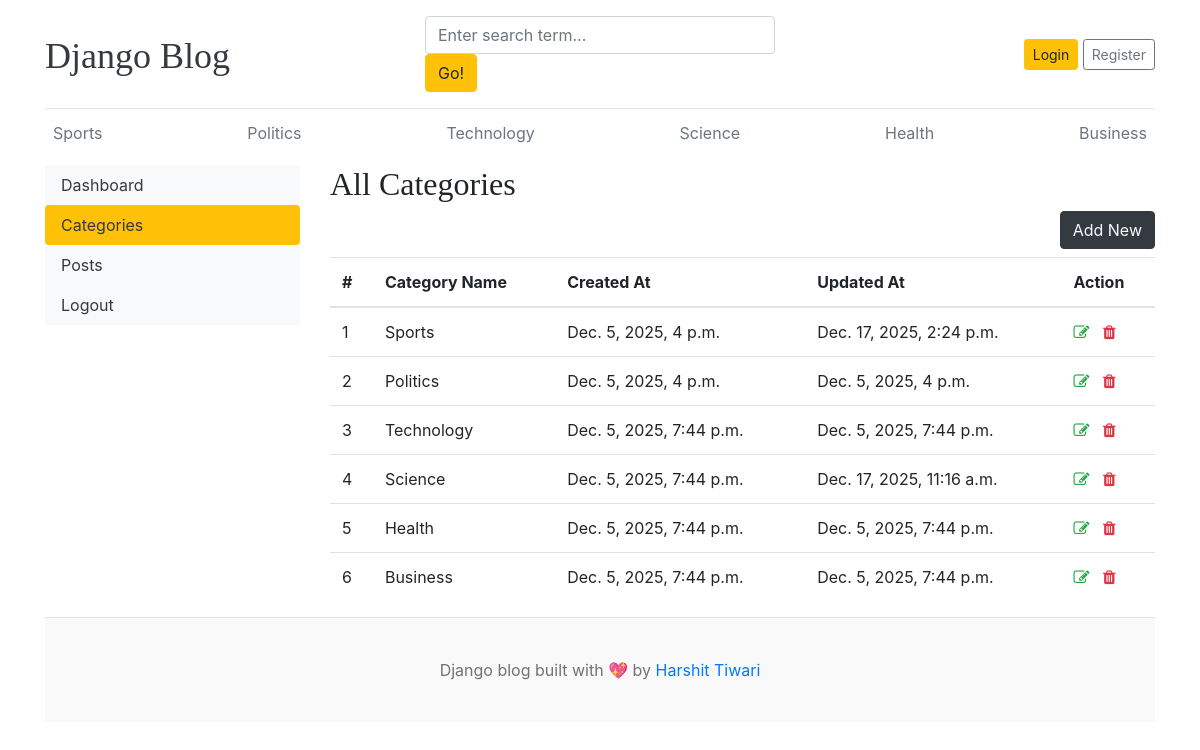
Before: /dashboard/categories/ with the older database file.
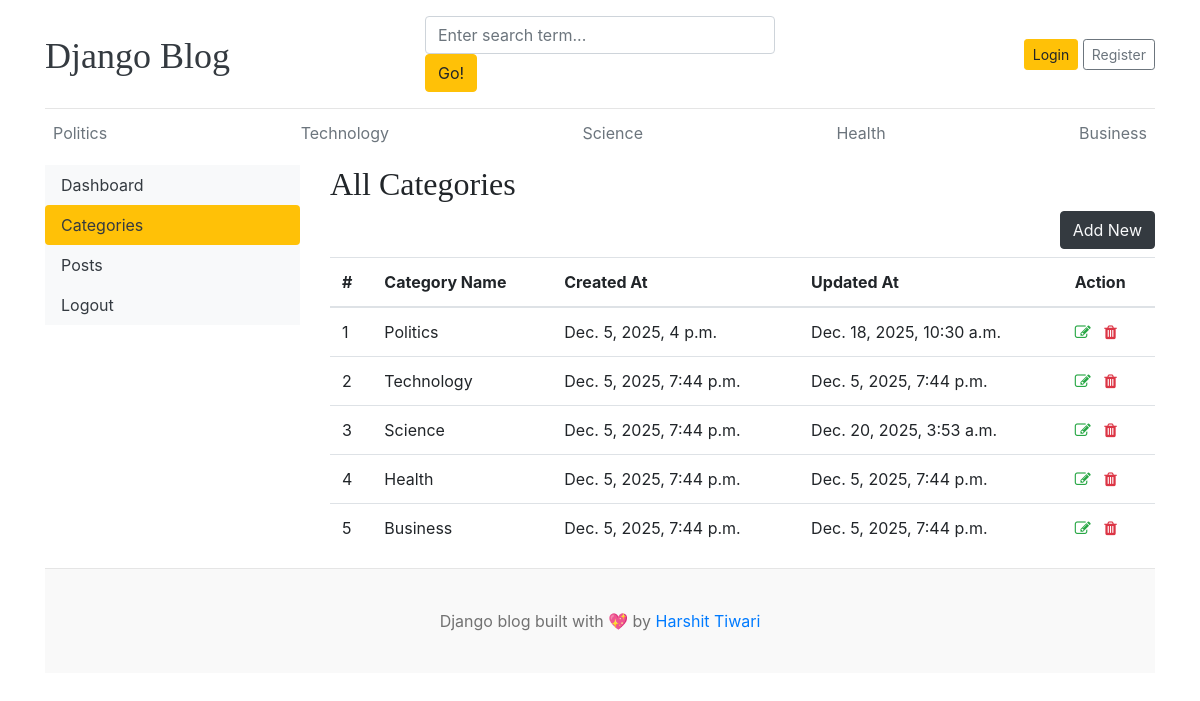
After: the same page with the newer database file.
### blogs/models.py (models this page shows)
class Category(models.Model):
    category_name = models.CharField(max_length=50, unique=True)
    created_at = models.DateTimeField(auto_now_add=True)
    updated_at = models.DateTimeField(auto_now=True)
    class Meta:
        verbose_name_plural = 'categories'
    def __str__(self):
        return self.category_name

### dashboards/views.py (the view)
# urls.py: path('categories/', views.categories, name='categories'),
def categories(request):
    return render(request, 'dashboard/categories.html')

### blogs/context_processors.py (called while the page is built)
def get_categories(request):
    categories = Category.objects.all()
    return dict(categories=categories)

def get_social_links(request):
    social_links = SocialLink.objects.all()
    return dict(social_links=social_links)

### templates/dashboard/categories.html (shortened to what this page needs)
{% extends 'base.html' %}
{% block content %}
<div class="row">
    {% include 'dashboard/sidebar.html' %}
    <div class="col-md-9">
        <h2>All Categories</h2>
        <a href="{% url 'add_category' %}" class="btn btn-dark text-light float-right mb-2">Add New</a>
        <table class="table table-hover">
            <thead>
                <tr>
                    <th>#</th>
                    <th>Category Name</th>
                    <th>Created At</th>
                    <th>Updated At</th>
                    <th>Action</th>
                </tr>
            </thead>
            <tbody>
                {% for cat in categories %}
                <tr>
                    <td>{{ forloop.counter }}</td>
                    <td>{{ cat }}</td>
                    <td>{{ cat.created_at }}</td>
                    <td>{{ cat.updated_at }}</td>
                    <td>
                        <a href="{% url 'edit_category' cat.id %}"><i class="fa fa-edit text-success"></i></a>
                        <a href="{% url 'delete_category' cat.id %}"><i class="fa fa-trash text-danger"></i></a>
                    </td>
                </tr>
                {% endfor %}
            </tbody>
        </table>
    </div>
</div>
{% endblock %}

### templates/base.html (shortened to what this page needs)
{% load static %}
<!DOCTYPE html>
<html lang="en">
<head>
    <link href="https://getbootstrap.com/docs/4.0/dist/css/bootstrap.min.css" rel="stylesheet">
    <link href="{% static 'css/blog.css' %}" rel="stylesheet">
    <link rel="stylesheet" href="https://cdnjs.cloudflare.com/ajax/libs/font-awesome/4.7.0/css/font-awesome.min.css">
</head>
<body>
    <div class="container">
        <header class="blog-header py-3">
            <div class="row flex-nowrap justify-content-between align-items-center">
                <div class="col-4 pt-1">
                    <a class="blog-header-logo text-dark" href="/">Django Blog</a>
                </div>
                <div class="col-4">
                    <form action="{% url 'search' %}" method="GET">
                        <input class="form-control" type="text" name="keyword" value="{{keyword}}" placeholder="Enter search term..." aria-label="Enter search term..." aria-describedby="button-search" />
                        <button type="submit" class="btn btn-warning" id="button-search" type="button">Go!</button>
                    </form>
                </div>
                <div class="col-4 d-flex justify-content-end align-items-center">
                    {% if not user.is_authenticated %}
                    <a class="btn btn-sm btn-warning" href="{% url 'login' %}">Login</a> &nbsp;
                    <a class="btn btn-sm btn-outline-secondary" href="{% url 'register' %}">Register</a>
                    {% else %}
                    <span><a href="{% url 'dashboard' %}">Dashboard</a></span>
                    &emsp;
                    <span><a href="{% url 'logout' %}">Logout</a></span>
                    {% endif %}
                </div>
            </div>
        </header>
        <div class="nav-scroller py-1 mb-2">
            <nav class="nav d-flex justify-content-between">
                {% for cat in categories %}
                <a class="p-2 text-muted" href="{% url 'posts_by_category' cat.id %}">{{ cat.category_name }}</a>
                {% endfor %}
        </div>
{% block content %}
{% endblock %}
 <footer class="blog-footer">
        <p>Django blog built with 💖 by <a href="#">Harshit Tiwari</a></p>
    </footer>
</body>
</html>

Changed rows visible on the page:
removed Category: category_name "Sports", created_at "Dec. 5, 2025, 4 p.m.", updated_at "Dec. 17, 2025, 2:24 p.m."
changed Category "Politics": updated_at "Dec. 5, 2025, 4 p.m." → "Dec. 18, 2025, 10:30 a.m."
changed Category "Science": updated_at "Dec. 17, 2025, 11:16 a.m." → "Dec. 20, 2025, 3:53 a.m."
